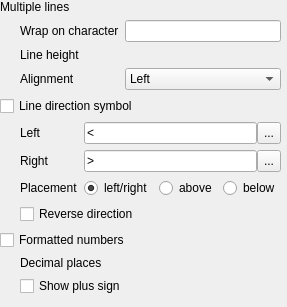
                        <widget class="QWidget" name="scrollAreaWidgetContents_6">
                         <property name="geometry">
                          <rect>
                           <x>0</x>
                           <y>0</y>
                           <width>287</width>
                           <height>289</height>
                          </rect>
                         </property>
                         <layout class="QVBoxLayout" name="verticalLayout_14">
                          <property name="leftMargin">
                           <number>0</number>
                          </property>
                          <property name="topMargin">
                           <number>0</number>
                          </property>
                          <property name="rightMargin">
                           <number>6</number>
                          </property>
                          <item>
                           <layout class="QGridLayout" name="gridLayout_35">
                            <property name="verticalSpacing">
                             <number>6</number>
                            </property>
                            <item row="0" column="0">
                             <widget class="QLabel" name="label_24">
                              <property name="text">
                               <string>Multiple lines</string>
                              </property>
                             </widget>
                            </item>
                            <item row="1" column="0">
                             <widget class="QFrame" name="mMultiLinesFrame">
                              <property name="frameShape">
                               <enum>QFrame::NoFrame</enum>
                              </property>
                              <property name="frameShadow">
                               <enum>QFrame::Raised</enum>
                              </property>
                              <layout class="QGridLayout" name="gridLayout_28">
                               <property name="leftMargin">
                                <number>20</number>
                               </property>
                               <property name="topMargin">
                                <number>0</number>
                               </property>
                               <property name="rightMargin">
                                <number>0</number>
                               </property>
                               <property name="bottomMargin">
                                <number>0</number>
                               </property>
                               <item row="0" column="1">
                                <widget class="QLineEdit" name="wrapCharacterEdit">
                                 <property name="minimumSize">
                                  <size>
                                   <width>0</width>
                                   <height>0</height>
                                  </size>
                                 </property>
                                </widget>
                               </item>
                               <item row="0" column="0">
                                <widget class="QLabel" name="label_2">
                                 <property name="sizePolicy">
                                  <sizepolicy hsizetype="Maximum" vsizetype="Preferred">
                                   <horstretch>0</horstretch>
                                   <verstretch>0</verstretch>
                                  </sizepolicy>
                                 </property>
                                 <property name="text">
                                  <string>Wrap on character</string>
                                 </property>
                                </widget>
                               </item>
                               <item row="1" column="0">
                                <widget class="QLabel" name="mFontLineHeightLabel">
                                 <property name="sizePolicy">
                                  <sizepolicy hsizetype="Maximum" vsizetype="Preferred">
                                   <horstretch>0</horstretch>
                                   <verstretch>0</verstretch>
                                  </sizepolicy>
                                 </property>
                                 <property name="text">
                                  <string>Line height</string>
                                 </property>
                                </widget>
                               </item>
                               <item row="2" column="0">
                                <widget class="QLabel" name="mFontMultiLineLabel">
                                 <property name="sizePolicy">
                                  <sizepolicy hsizetype="Maximum" vsizetype="Preferred">
                                   <horstretch>0</horstretch>
                                   <verstretch>0</verstretch>
                                  </sizepolicy>
                                 </property>
                                 <property name="text">
                                  <string>Alignment</string>
                                 </property>
                                </widget>
                               </item>
                               <item row="2" column="1">
                                <widget class="QComboBox" name="mFontMultiLineAlignComboBox">
                                 <property name="enabled">
                                  <bool>true</bool>
                                 </property>
                                 <property name="toolTip">
                                  <string>Paragraph style alignment of multi-line text</string>
                                 </property>
                                 <property name="layoutDirection">
                                  <enum>Qt::LeftToRight</enum>
                                 </property>
                                 <item>
                                  <property name="text">
                                   <string>Left</string>
                                  </property>
                                 </item>
                                 <item>
                                  <property name="text">
                                   <string>Center</string>
                                  </property>
                                 </item>
                                 <item>
                                  <property name="text">
                                   <string>Right</string>
                                  </property>
                                 </item>
                                </widget>
                               </item>
                              </layout>
                             </widget>
                            </item>
                           </layout>
                          </item>
                          <item>
                           <widget class="QFrame" name="mDirectSymbolsFrame">
                            <layout class="QGridLayout" name="gridLayout_33">
                             <property name="margin">
                              <number>0</number>
                             </property>
                             <property name="verticalSpacing">
                              <number>6</number>
                             </property>
                             <item row="1" column="0" colspan="2">
                              <widget class="QFrame" name="mDirectSymbFrame">
                               <property name="frameShape">
                                <enum>QFrame::NoFrame</enum>
                               </property>
                               <property name="frameShadow">
                                <enum>QFrame::Raised</enum>
                               </property>
                               <layout class="QGridLayout" name="gridLayout_30">
                                <property name="leftMargin">
                                 <number>20</number>
                                </property>
                                <property name="topMargin">
                                 <number>0</number>
                                </property>
                                <property name="rightMargin">
                                 <number>0</number>
                                </property>
                                <property name="bottomMargin">
                                 <number>0</number>
                                </property>
                                <item row="1" column="1">
                                 <widget class="QFrame" name="mDirectSymbRightFrame">
                                  <layout class="QHBoxLayout" name="horizontalLayout_6">
                                   <property name="spacing">
                                    <number>0</number>
                                   </property>
                                   <property name="margin">
                                    <number>0</number>
                                   </property>
                                   <item>
                                    <widget class="QLineEdit" name="mDirectSymbRightLineEdit">
                                     <property name="sizePolicy">
                                      <sizepolicy hsizetype="Preferred" vsizetype="Fixed">
                                       <horstretch>0</horstretch>
                                       <verstretch>0</verstretch>
                                      </sizepolicy>
                                     </property>
                                     <property name="text">
                                      <string>&gt;</string>
                                     </property>
                                     <property name="alignment">
                                      <set>Qt::AlignLeading|Qt::AlignLeft|Qt::AlignVCenter</set>
                                     </property>
                                    </widget>
                                   </item>
                                   <item>
                                    <widget class="QToolButton" name="mDirectSymbRightToolBtn">
                                     <property name="maximumSize">
                                      <size>
                                       <width>16777215</width>
                                       <height>22</height>
                                      </size>
                                     </property>
                                     <property name="text">
                                      <string>...</string>
                                     </property>
                                    </widget>
                                   </item>
                                  </layout>
                                 </widget>
                                </item>
                                <item row="0" column="1">
                                 <widget class="QFrame" name="mDirectSymbLeftFrame">
                                  <layout class="QHBoxLayout" name="horizontalLayout_21">
                                   <property name="spacing">
                                    <number>0</number>
                                   </property>
                                   <property name="margin">
                                    <number>0</number>
                                   </property>
                                   <item>
                                    <widget class="QLineEdit" name="mDirectSymbLeftLineEdit">
                                     <property name="sizePolicy">
                                      <sizepolicy hsizetype="Preferred" vsizetype="Fixed">
                                       <horstretch>0</horstretch>
                                       <verstretch>0</verstretch>
                                      </sizepolicy>
                                     </property>
                                     <property name="text">
                                      <string>&lt;</string>
                                     </property>
                                     <property name="alignment">
                                      <set>Qt::AlignLeading|Qt::AlignLeft|Qt::AlignVCenter</set>
                                     </property>
                                    </widget>
                                   </item>
                                   <item>
                                    <widget class="QToolButton" name="mDirectSymbLeftToolBtn">
                                     <property name="maximumSize">
                                      <size>
                                       <width>16777215</width>
                                       <height>22</height>
                                      </size>
                                     </property>
                                     <property name="text">
                                      <string>...</string>
                                     </property>
                                    </widget>
                                   </item>
                                  </layout>
                                 </widget>
                                </item>
                                <item row="2" column="1">
                                 <widget class="QFrame" name="mDirectSymbPlacementFrame">
                                  <layout class="QHBoxLayout" name="horizontalLayout_17">
                                   <property name="margin">
                                    <number>0</number>
                                   </property>
                                   <item>
                                    <widget class="QRadioButton" name="mDirectSymbRadioBtnLR">
                                     <property name="sizePolicy">
                                      <sizepolicy hsizetype="Maximum" vsizetype="Fixed">
                                       <horstretch>0</horstretch>
                                       <verstretch>0</verstretch>
                                      </sizepolicy>
                                     </property>
                                     <property name="text">
                                      <string>left/right</string>
                                     </property>
                                     <property name="checked">
                                      <bool>true</bool>
                                     </property>
                                    </widget>
                                   </item>
                                   <item>
                                    <widget class="QRadioButton" name="mDirectSymbRadioBtnAbove">
                                     <property name="sizePolicy">
                                      <sizepolicy hsizetype="Maximum" vsizetype="Fixed">
                                       <horstretch>0</horstretch>
                                       <verstretch>0</verstretch>
                                      </sizepolicy>
                                     </property>
                                     <property name="text">
                                      <string>above</string>
                                     </property>
                                    </widget>
                                   </item>
                                   <item>
                                    <widget class="QRadioButton" name="mDirectSymbRadioBtnBelow">
                                     <property name="text">
                                      <string>below</string>
                                     </property>
                                    </widget>
                                   </item>
                                  </layout>
                                 </widget>
                                </item>
                                <item row="3" column="0" colspan="2">
                                 <widget class="QCheckBox" name="mDirectSymbRevChkBx">
                                  <property name="text">
                                   <string>Reverse direction</string>
                                  </property>
                                 </widget>
                                </item>
                                <item row="2" column="0">
                                 <widget class="QLabel" name="mDirectSymbPlacementLabel">
                                  <property name="sizePolicy">
                                   <sizepolicy hsizetype="Maximum" vsizetype="Preferred">
                                    <horstretch>0</horstretch>
                                    <verstretch>0</verstretch>
                                   </sizepolicy>
                                  </property>
                                  <property name="text">
                                   <string>Placement</string>
                                  </property>
                                 </widget>
                                </item>
                                <item row="1" column="0">
                                 <widget class="QLabel" name="mDirectSymbRightLabel">
                                  <property name="text">
                                   <string>Right</string>
                                  </property>
                                 </widget>
                                </item>
                                <item row="0" column="0">
                                 <widget class="QLabel" name="mDirectSymbLeftLabel">
                                  <property name="sizePolicy">
                                   <sizepolicy hsizetype="Maximum" vsizetype="Preferred">
                                    <horstretch>0</horstretch>
                                    <verstretch>0</verstretch>
                                   </sizepolicy>
                                  </property>
                                  <property name="text">
                                   <string>Left</string>
                                  </property>
                                 </widget>
                                </item>
                               </layout>
                              </widget>
                             </item>
                             <item row="0" column="1">
                              <spacer name="horizontalSpacer_9">
                               <property name="orientation">
                                <enum>Qt::Horizontal</enum>
                               </property>
                               <property name="sizeHint" stdset="0">
                                <size>
                                 <width>0</width>
                                 <height>20</height>
                                </size>
                               </property>
                              </spacer>
                             </item>
                             <item row="0" column="0">
                              <widget class="QCheckBox" name="mDirectSymbChkBx">
                               <property name="sizePolicy">
                                <sizepolicy hsizetype="Maximum" vsizetype="Fixed">
                                 <horstretch>0</horstretch>
                                 <verstretch>0</verstretch>
                                </sizepolicy>
                               </property>
                               <property name="text">
                                <string>Line direction symbol</string>
                               </property>
                              </widget>
                             </item>
                            </layout>
                           </widget>
                          </item>
                          <item>
                           <layout class="QGridLayout" name="gridLayout_34">
                            <property name="verticalSpacing">
                             <number>6</number>
                            </property>
                            <item row="0" column="0">
                             <widget class="QCheckBox" name="mFormatNumChkBx">
                              <property name="sizePolicy">
                               <sizepolicy hsizetype="Maximum" vsizetype="Fixed">
                                <horstretch>0</horstretch>
                                <verstretch>0</verstretch>
                               </sizepolicy>
                              </property>
                              <property name="text">
                               <string>Formatted numbers</string>
                              </property>
                             </widget>
                            </item>
                            <item row="0" column="1">
                             <spacer name="horizontalSpacer_8">
                              <property name="orientation">
                               <enum>Qt::Horizontal</enum>
                              </property>
                              <property name="sizeHint" stdset="0">
                               <size>
                                <width>0</width>
                                <height>20</height>
                               </size>
                              </property>
                             </spacer>
                            </item>
                            <item row="1" column="0" colspan="2">
                             <widget class="QFrame" name="mFormatNumFrame">
                              <property name="frameShape">
                               <enum>QFrame::NoFrame</enum>
                              </property>
                              <property name="frameShadow">
                               <enum>QFrame::Raised</enum>
                              </property>
                              <layout class="QGridLayout" name="gridLayout_31">
                               <property name="leftMargin">
                                <number>20</number>
                               </property>
                               <property name="topMargin">
                                <number>0</number>
                               </property>
                               <property name="rightMargin">
                                <number>0</number>
                               </property>
                               <property name="bottomMargin">
                                <number>0</number>
                               </property>
                               <item row="0" column="0">
                                <widget class="QLabel" name="mFormatNumDecimalsLabel">
                                 <property name="text">
                                  <string>Decimal places </string>
                                 </property>
                                </widget>
                               </item>
                               <item row="1" column="0" colspan="2">
                                <widget class="QCheckBox" name="mFormatNumPlusSignChkBx">
                                 <property name="layoutDirection">
                                  <enum>Qt::LeftToRight</enum>
                                 </property>
                                 <property name="text">
                                  <string>Show plus sign</string>
                                 </property>
                                </widget>
                               </item>
                              </layout>
                             </widget>
                            </item>
                           </layout>
                          </item>
                          <item>
                           <spacer name="verticalSpacer_7">
                            <property name="orientation">
                             <enum>Qt::Vertical</enum>
                            </property>
                            <property name="sizeHint" stdset="0">
                             <size>
                              <width>20</width>
                              <height>0</height>
                             </size>
                            </property>
                           </spacer>
                          </item>
                         </layout>
                        </widget>
